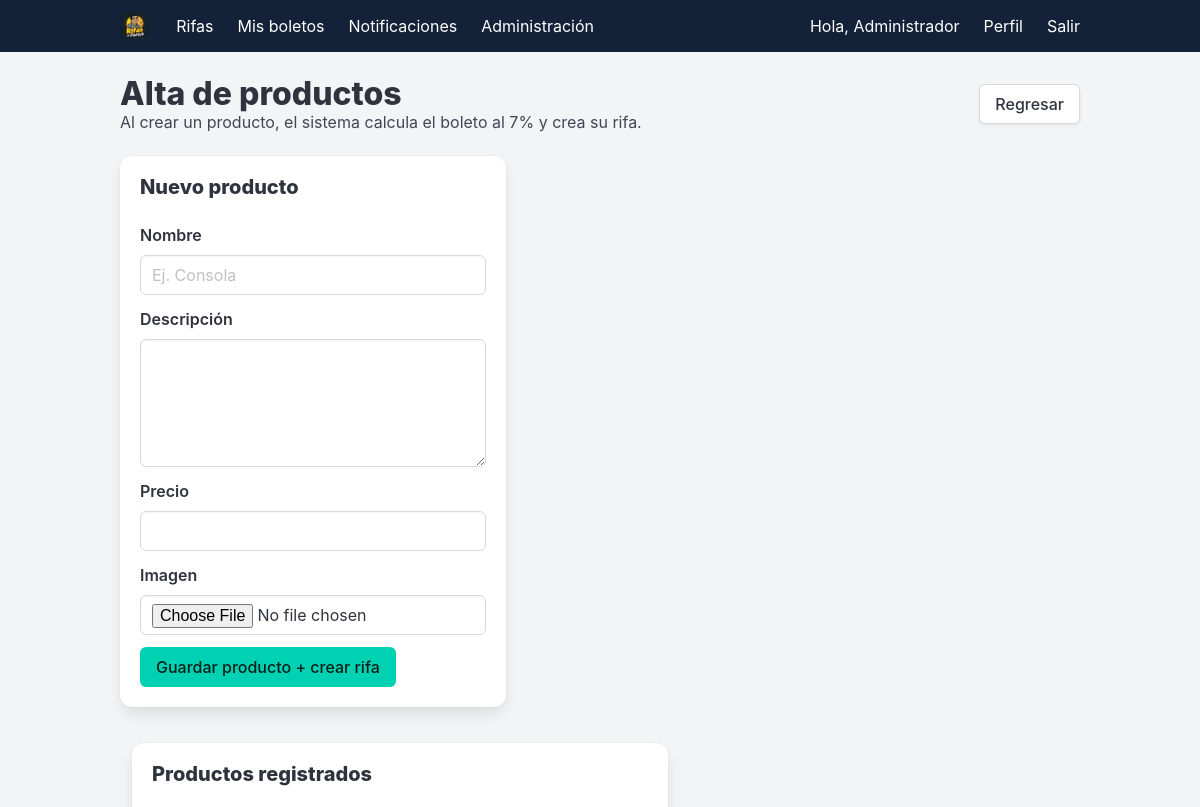
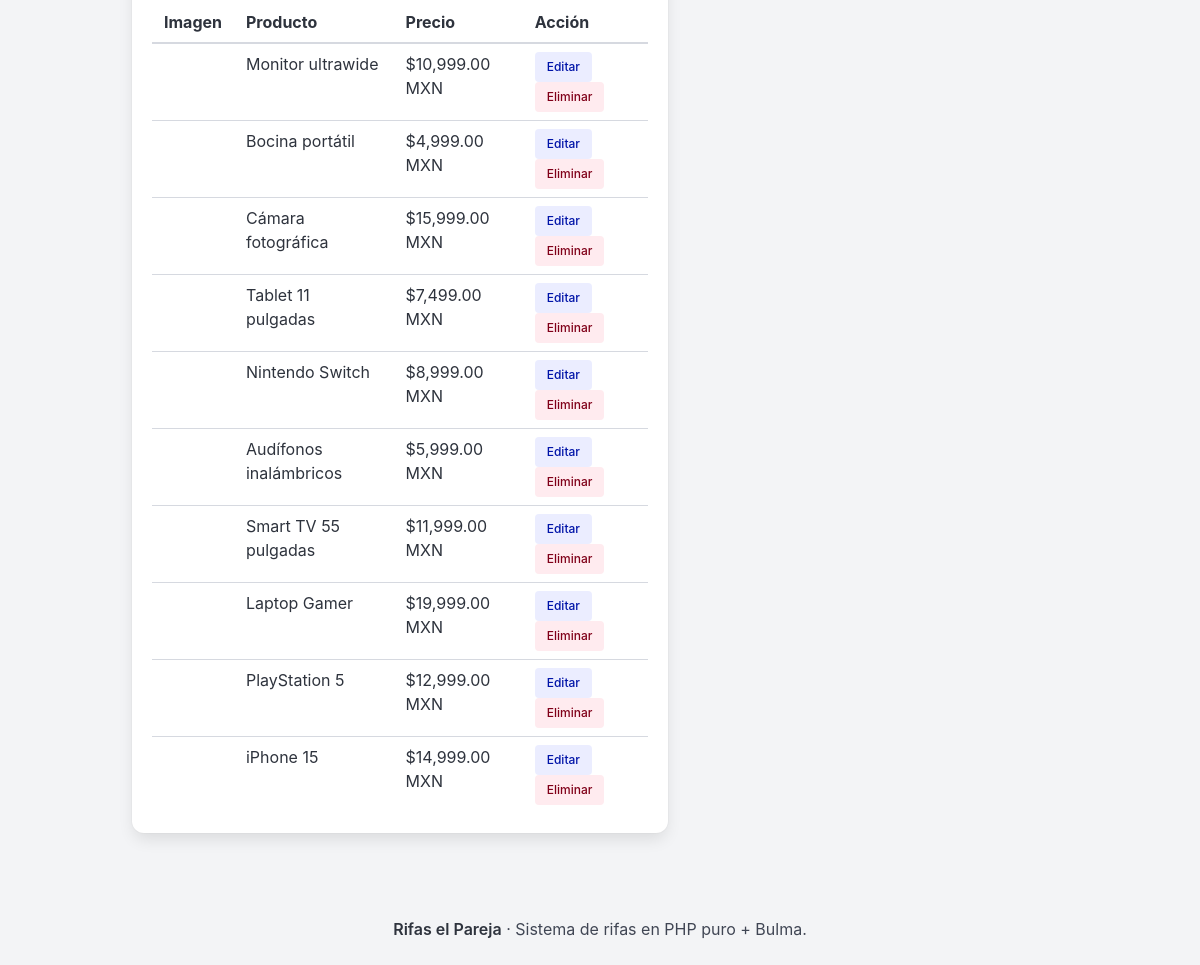
Page /index.php?route=admin_products (signed in) on the committed database (2 pictures, top to bottom).
### tables this page shows
CREATE TABLE products (
  id INT UNSIGNED AUTO_INCREMENT PRIMARY KEY,
  name VARCHAR(160) NOT NULL,
  description TEXT NULL,
  price DECIMAL(12,2) NOT NULL,
  image_path VARCHAR(255) NULL,
  active TINYINT(1) NOT NULL DEFAULT 1,
  created_at DATETIME NOT NULL DEFAULT CURRENT_TIMESTAMP
);

### views.php (called while the page is built, shortened)
<?php
function view(string $name,array $data=[]): void {
    require __DIR__.'/views/layout.php';
}

### app/Controllers/AdminController.php (called while the page is built, shortened)
<?php
final class AdminController
{
    public static function products(): void { $edit=isset($_GET['edit'])?Product::find((int)$_GET['edit']):null; view('admin/products',['products'=>Product::all(),'edit'=>$edit]); }
}

### app/Core/helpers.php (called while the page is built, shortened)
<?php
function e(?string $value): string {
    return htmlspecialchars((string)$value, ENT_QUOTES, 'UTF-8');
}
function money(float|int|string $value): string {
    return '$' . number_format((float)$value, 2, '.', ',') . ' MXN';
}
function route(string $name, array $params = []): string {
    $query = http_build_query(array_merge(['route' => $name], $params));
    return 'index.php?' . $query;
}

### app/Core/Auth.php (called while the page is built, shortened)
<?php
final class Auth
{
    public static function user(): ?array
    {
        return $_SESSION['user'] ?? null;
    }
}

### app/Models/Product.php (called while the page is built, shortened)
<?php
final class Product
{
    public static function all(): array {
        return Database::get()->query('SELECT * FROM products ORDER BY id DESC')->fetchAll();
    }
}

### views/admin/products.php (the view)
<?php $title='Administrar productos'; ?><div class="level"><div><h1 class="title">Alta de productos</h1><p class="subtitle is-6">Al crear un producto, el sistema calcula el boleto al 7% y crea su rifa.</p></div><a class="button" href="<?= route('admin') ?>">Regresar</a></div><div class="columns"><div class="column is-5"><div class="box"><h2 class="title is-5"><?= $edit?'Editar producto':'Nuevo producto' ?></h2><form method="post" enctype="multipart/form-data"><?= csrf_field() ?><?php if($edit): ?><input type="hidden" name="id" value="<?= (int)$edit['id'] ?>"><?php endif; ?><div class="field"><label class="label">Nombre</label><input class="input" name="name" required placeholder="Ej. Consola" value="<?= e($edit['name']??'') ?>"></div><div class="field"><label class="label">Descripción</label><textarea class="textarea" name="description"><?= e($edit['description']??'') ?></textarea></div><div class="field"><label class="label">Precio</label><input class="input" name="price" type="number" min="0.01" step="0.01" required value="<?= e((string)($edit['price']??'')) ?>"></div><div class="field"><label class="label">Imagen</label><input class="input" type="file" name="image" accept="image/jpeg,image/png,image/webp"></div><div class="buttons"><button class="button is-primary"><?= $edit?'Actualizar':'Guardar producto + crear rifa' ?></button><?php if($edit): ?><a class="button is-light" href="<?= route('admin_products') ?>">Cancelar</a><?php endif; ?></div></form></div></div></div><div class="column is-7"><div class="box"><h2 class="title is-5">Productos registrados</h2><div class="table-container"><table class="table is-fullwidth is-hoverable"><thead><tr><th>Imagen</th><th>Producto</th><th>Precio</th><th>Acción</th></tr></thead><tbody><?php foreach($products as $p): ?><tr><td><?php if($p['image_path']): ?><figure class="image is-48x48"><img class="is-rounded" src="<?= e($p['image_path']) ?>"></figure><?php endif; ?></td><td><?= e($p['name']) ?></td><td><?= money($p['price']) ?></td><td><a class="button is-small is-link is-light mr-2" href="<?= route('admin_products',['edit'=>$p['id']]) ?>">Editar</a><form class="is-inline" method="post" action="<?= route('admin_product_delete') ?>" onsubmit="return confirm('¿Eliminar producto?')"><?= csrf_field() ?><input type="hidden" name="id" value="<?= $p['id'] ?>"><button class="button is-small is-danger is-light">Eliminar</button></form></td></tr><?php endforeach; ?></tbody></table></div></div></div></div>

### index.php (shortened to what this page needs)
<?php
require_once __DIR__ . '/views.php';
$route=$_GET['route']??'home';
switch($route){
case 'admin_products': requireAdmin(); if($_SERVER['REQUEST_METHOD']==='POST') \App\Controllers\AdminController::saveProduct(); else \App\Controllers\AdminController::products(); break;
}

### views/layout.php (shortened to what this page needs)
<?php use App\Core\Auth; $user=Auth::user(); ?>
<!doctype html><html lang="es"><head><link rel="stylesheet" href="https://cdn.jsdelivr.net/npm/bulma@1.0.2/css/bulma.min.css"><link rel="stylesheet" href="assets/css/app.css"></head>
<body class="has-background-light">
<nav class="navbar is-dark app-nav"><div class="container"><div class="navbar-brand"><a class="navbar-item" href="<?= route('home') ?>"><img src="assets/img/logo.png" class="logo" alt="Rifas el Pareja"></a><a role="button" class="navbar-burger" data-target="mainNav"><span></span><span></span><span></span></a></div><div id="mainNav" class="navbar-menu"><div class="navbar-start"><a class="navbar-item" href="<?= route('raffles') ?>">Rifas</a><?php if($user): ?><a class="navbar-item" href="<?= route('dashboard') ?>">Mis boletos</a><a class="navbar-item" href="<?= route('notifications') ?>">Notificaciones</a><?php endif; ?><?php if($user && $user['role']==='admin'): ?><a class="navbar-item" href="<?= route('admin') ?>">Administración</a><?php endif; ?></div><div class="navbar-end"><?php if($user): ?><div class="navbar-item">Hola, <?= e($user['name']) ?></div><a class="navbar-item" href="<?= route('profile') ?>">Perfil</a><a class="navbar-item" href="<?= route('logout') ?>">Salir</a><?php else: ?><a class="navbar-item" href="<?= route('login') ?>">Entrar</a><a class="navbar-item" href="<?= route('register') ?>">Registrarme</a><?php endif; ?></div></div></div></nav>
<section class="section pt-5"><div class="container">
<?php require $viewPath; ?></div></section>
<footer class="footer py-5"><div class="content has-text-centered"><strong><?= e(APP_NAME) ?></strong> · Sistema de rifas en PHP puro + Bulma.</div></footer>
<script src="assets/js/app.js"></script></body></html>

### assets/css/app.css (style rules this page uses)
:root { --navy:#132238;--green:#15b47a;--blue:#2486df }
body { min-height:100vh }
.app-nav { background:#132238 }
.app-nav .navbar-item { color:#fff }
.logo { max-height:52px;width:auto }
.footer { background:transparent }
.is-inline { display:inline }

### rows in the picture
products: name "Monitor ultrawide", price "$10,999.00 MXN"
products: name "Bocina portátil", price "$4,999.00 MXN"
products: name "Cámara fotográfica", price "$15,999.00 MXN"
products: name "Tablet 11 pulgadas", price "$7,499.00 MXN"
products: name "Nintendo Switch", price "$8,999.00 MXN"
products: name "Audífonos inalámbricos", price "$5,999.00 MXN"
products: name "Smart TV 55 pulgadas", price "$11,999.00 MXN"
products: name "Laptop Gamer", price "$19,999.00 MXN"
products: name "PlayStation 5", price "$12,999.00 MXN"
products: name "iPhone 15", price "$14,999.00 MXN"

### other values in the picture
$user['name'] "Administrador"
APP_NAME "Rifas el Pareja"
